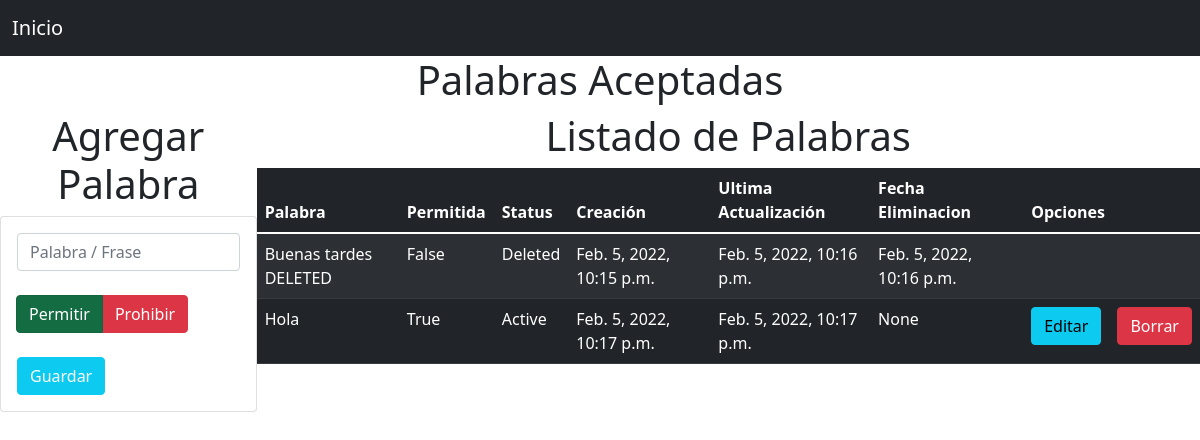
The page / on the database its author committed.
### Modulos/Palabras/models.py (models this page shows)
class Palabras(models.Model):
    stat = [
        ('Active', 'Active'),
        ('Deleted', 'Deleted')
    ]
    id = models.AutoField(primary_key = True)
    word = models.CharField(max_length = 50)
    allowed = models.BooleanField(default = True)
    status = models.CharField(max_length = 7, choices = stat, default = 'Active')
    dateCreated = models.DateTimeField(auto_now_add=True)
    lastUpdate = models.DateTimeField(auto_now=True)
    dateDeleted = models.DateTimeField(null=True, blank=True)

### Modulos/Palabras/views.py (the view)
# urls.py: 2. Add a URL to urlpatterns:  path('', views.home, name='home')
def home(request):
    palabrasList = Palabras.objects.all()
    return render(request, "index.html", {"Palabras" : palabrasList})

### Modulos/Palabras/Templates/index.html (shortened to what this page needs)
{% extends "./base.html" %}
{% block body %}
<div class="body">
  <h1>Palabras Aceptadas</h1>
</div>
<div class="d-flex justify-content-evenly">
  <div>
    <h1>Agregar Palabra</h1>
      <div class="card">
        <div class="card-body">
          <form action="/agregarPalabra/" method="POST">{% csrf_token %}
            <div class="form-group">
              <input type="text" name="Palabra" class="form-control" placeholder="Palabra / Frase" autocomplete="off" minlength="1" maxlength="50" required>
            </div>
            <br>
            <div class="btn-group" role="group" aria-label="Basic radio toggle button group">
                <label class="btn btn-success" for="btnradio1">Permitir</label>
                <label class="btn btn-danger" for="btnradio3">Prohibir</label>
            </div>
            <br><br>
            <div class="form-group">
              <button type="submit" class="btn btn-info btn-block text-white">Guardar</button>
            </div>
          </form>
        </div>
      </div>
  </div>
  <div>
    <h1>Listado de Palabras</h1>
    <div>
      <table class="table table-dark table-striped">
        <thead>
          <tr>
            <th>Palabra</th>
            <th>Permitida</th>
            <th>Status</th>
            <th>Creación</th>
            <th>Ultima Actualización</th>
            <th>Fecha Eliminacion</th>
            <th colspan="2">Opciones</th>
          </tr>
        </thead>
        <tbody>
          {% for p in Palabras %}
          <tr>
            <td>{{p.word}}</td>
            <td>{{p.allowed}}</td>
            <td>{{p.status}}</td>
            <td>{{p.dateCreated}}</td>
            <td>{{p.lastUpdate}}</td>
            <td>{{p.dateDeleted}}</td>
            {% if p.status == "Active" %}
            <td><a href="/editarPalabra/{{p.id}}" class="btn btn-info">Editar</a></td>
            <td><a href="/borrarPalabra/{{p.id}}" class="btn btn-danger">Borrar</a></td>
            {% else %}
            <td></td>
            <td></td>
            {% endif %}
          </tr>
          {% endfor %}
        </tbody>
      </table>
    </div>
  </div>
</div>
{% endblock %}

### Modulos/Palabras/Templates/base.html (shortened to what this page needs)
{% load static%}
<!DOCTYPE html>
<html>
  <head>
    <link rel="stylesheet" href="{% static 'css/style.css' %}">
    <link href="https://cdn.jsdelivr.net/npm/bootstrap@5.1.3/dist/css/bootstrap.min.css" rel="stylesheet">
  </head>
  <body>
    <div>
      <nav class="navbar navbar-expand-lg navbar-dark bg-dark">
        <div class="container-fluid">
          <a class="navbar-brand" href="/">Inicio</a>
          </div>
        </div>
    <div>
      {% block body %}
      {% endblock %}
    </div>
  </body>
</html>

### Modulos/Palabras/static/css/style.css (style rules this page uses)
h1 { text-align: center; }

### rows shown on the page
Palabras: word "Buenas tardes DELETED", allowed "False", status "Deleted", dateCreated "Feb. 5, 2022, 10:15 p.m.", lastUpdate "Feb. 5, 2022, 10:16 p.m.", dateDeleted "Feb. 5, 2022, 10:16 p.m."
Palabras: word "Hola", allowed "True", status "Active", dateCreated "Feb. 5, 2022, 10:17 p.m.", lastUpdate "Feb. 5, 2022, 10:17 p.m.", dateDeleted "None"
